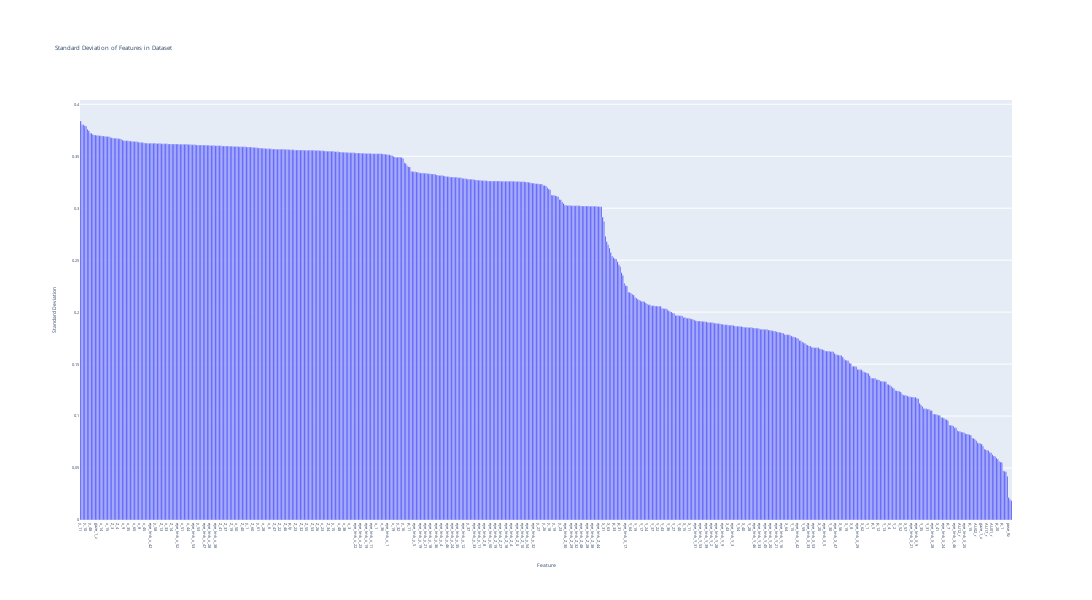

The notebook cell saved with this chart:
### Code cell
std = emo_df.drop(columns='emotion').std().sort_values(ascending=False)

# Create bar chart using Plotly
fig_std = go.Figure()
fig_std.add_trace(go.Bar(x=std.index, y=std.values, marker_color='blue'))

fig_std.update_layout(
    title='Standard Deviation of Features in Dataset',
    xaxis_title='Feature',
    yaxis_title='Standard Deviation',
    font=dict(size=4),
    width=1200, # specify width in pixels
    height=600

)

fig_std.show()

### Figure 1 — Plotly figure (JSON) as saved in the notebook; plotly's stock layout.template omitted (floating-point values rounded to 4 significant figures; data arrays with more than 128 entries replaced by an {"elided": "..."} marker saying what was removed)
{"data": [{"marker": {"color": "blue"}, "type": "bar", "x": {"elided": "691 str values"}, "y": {"elided": "691 float values"}}], "layout": {"font": {"size": 4}, "height": 600, "title": {"text": "Standard Deviation of Features in Dataset"}, "width": 1200, "xaxis": {"title": {"text": "Feature"}}, "yaxis": {"title": {"text": "Standard Deviation"}}}}
